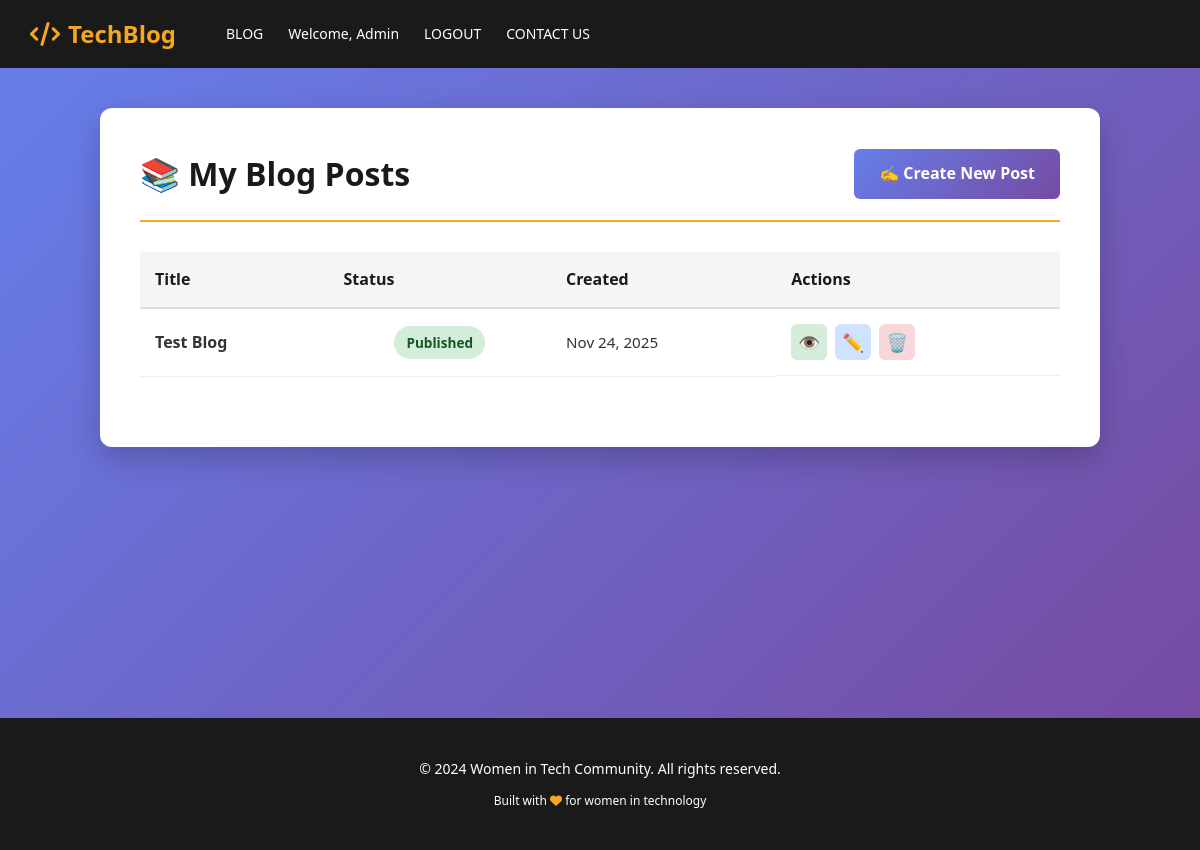
The app's page /admin/blog/list (signed in) with its own data.
### models.py (models this page shows, shortened)
class BlogPost(db.Model):
    id = db.Column(db.Integer, primary_key=True)
    title = db.Column(db.String(200), nullable=False, index=True)
    content = db.Column(db.Text, nullable=False)
    featured_image = db.Column(db.String(255), nullable=True)  # Path to uploaded image
    excerpt = db.Column(db.String(500), nullable=True)  # Short preview of the post
    author_id = db.Column(db.Integer, db.ForeignKey('admin.id'), nullable=False)
    is_published = db.Column(db.Boolean, default=False, index=True)
    created_at = db.Column(db.DateTime, default=datetime.utcnow, index=True)
    updated_at = db.Column(db.DateTime, default=datetime.utcnow, onupdate=datetime.utcnow)
    published_at = db.Column(db.DateTime, nullable=True)  # When post was published

### app.py (the view)
    @app.route('/admin/blog/list')
    @login_required
    def admin_blog_list():
        if not isinstance(current_user, Admin):
            flash('You do not have permission to access this page.', 'error')
            return redirect(url_for('index'))
        page = request.args.get('page', 1, type=int)
        posts = BlogPost.query.filter_by(author_id=current_user.id).order_by(BlogPost.created_at.desc()).paginate(page=page, per_page=10)
        return render_template('admin/blog_list.html', posts=posts)

### models.py (called while the page is built)
@login_manager.user_loader
def load_user(user_id):
    try:
        if '_' in user_id:
            user_type, user_id_num = user_id.split('_')
            user_id_num = int(user_id_num)
            if user_type == 'user':
                return User.query.get(user_id_num)
            elif user_type == 'admin':
                return Admin.query.get(user_id_num)
        else:
            user_id_num = int(user_id)
            user = User.query.get(user_id_num)
            if user:
                return user
            return Admin.query.get(user_id_num)
    except (ValueError, AttributeError):
        return None

### templates/admin/blog_list.html (shortened to what this page needs)
{% extends "base.html" %}
{% block content %}
    <section class="admin-blog-list-section">
        <div class="admin-blog-list-container">
            <div class="admin-blog-list-header">
                <h1>📚 My Blog Posts</h1>
                <a href="{{ url_for('create_blog') }}" class="btn btn-create">✍️ Create New Post</a>
            </div>
            {% if posts.items %}
                <div class="blog-table-wrapper">
                    <table class="blog-table">
                        <thead>
                            <tr>
                                <th>Title</th>
                                <th>Status</th>
                                <th>Created</th>
                                <th>Actions</th>
                            </tr>
                        </thead>
                        <tbody>
                            {% for post in posts.items %}
                                <tr class="blog-row">
                                    <td class="blog-title">
                                        <strong>{{ post.title }}</strong>
                                    </td>
                                    <td class="blog-status">
                                        {% if post.is_published %}
                                            <span class="status-badge published">Published</span>
                                        {% else %}
                                            <span class="status-badge draft">Draft</span>
                                        {% endif %}
                                    </td>
                                    <td class="blog-date">
                                        {{ post.created_at.strftime('%b %d, %Y') }}
                                    </td>
                                    <td class="blog-actions">
                                        <a href="{{ url_for('blog_detail', blog_id=post.id) }}" class="action-btn view" title="View">👁️</a>
                                        <a href="{{ url_for('edit_blog', blog_id=post.id) }}" class="action-btn edit" title="Edit">✏️</a>
                                        <form method="POST" action="{{ url_for('delete_blog', blog_id=post.id) }}" style="display: inline;" onsubmit="return confirm('Are you sure you want to delete this blog post?');">
                                            <button type="submit" class="action-btn delete" title="Delete">🗑️</button>
                                        </form>
                                    </td>
                                </tr>
                            {% endfor %}
                        </tbody>
                    </table>
                </div>
            {% endif %}
        </div>
    </section>
{% endblock %}

### static/css/style.css (style rules this page uses)
* { margin: 0; padding: 0; box-sizing: border-box; }
html { scroll-behavior: smooth; height: 100%; }
body { font-family: 'Segoe UI', Tahoma, Geneva, Verdana, sans-serif; color: #333; background-color: #fafafa; line-height: 1.6; display: flex; flex-direction: column; min-height: 100vh; }
a { text-decoration: none; color: inherit; }
button { font-family: 'Segoe UI', Tahoma, Geneva, Verdana, sans-serif; }

### templates/admin/blog_list.html (style rules this page uses)
.admin-blog-list-section { padding: 40px 20px; background: linear-gradient(135deg, #667eea 0%, #764ba2 100%); min-height: calc(100vh - 150px); }
.admin-blog-list-container { max-width: 1000px; margin: 0 auto; background: white; padding: 40px; border-radius: 12px; box-shadow: 0 12px 30px rgba(0, 0, 0, 0.2); }
.admin-blog-list-header { display: flex; justify-content: space-between; align-items: center; margin-bottom: 30px; padding-bottom: 20px; border-bottom: 2px solid #f5a623; flex-wrap: wrap; gap: 20px; }
.admin-blog-list-header h1 { font-size: 2rem; color: #1a1a1a; margin: 0; }
.btn-create { background: linear-gradient(135deg, #667eea 0%, #764ba2 100%); color: white; padding: 12px 25px; text-decoration: none; border-radius: 6px; font-weight: 600; transition: all 0.3s ease; }
.blog-table-wrapper { overflow-x: auto; margin-bottom: 30px; }
.blog-table { width: 100%; border-collapse: collapse; }
.blog-table thead { background: #f5f5f5; }
.blog-table th { padding: 15px; text-align: left; font-weight: 600; color: #1a1a1a; border-bottom: 2px solid #ddd; }
.blog-table td { padding: 15px; border-bottom: 1px solid #eee; color: #333; }
.blog-title { font-weight: 500; }
.blog-status { text-align: center; }
.status-badge { display: inline-block; padding: 6px 12px; border-radius: 20px; font-size: 0.85rem; font-weight: 600; }
.status-badge.published { background: #d4edda; color: #155724; }
.blog-date { font-size: 0.95rem; color: #666; }
.blog-actions { display: flex; gap: 8px; }
.action-btn { display: inline-flex; align-items: center; justify-content: center; width: 36px; height: 36px; border-radius: 6px; text-decoration: none; border: none; cursor: pointer; font-size: 1.1rem; transition: all 0.3s ease; }
.action-btn.view { background: #d4edda; color: #155724; }
.action-btn.edit { background: #cfe2ff; color: #084298; }
.action-btn.delete { background: #f8d7da; color: #842029; }

### records on screen
BlogPost: title "Test Blog", is_published "Published", created_at "Nov 24, 2025"
